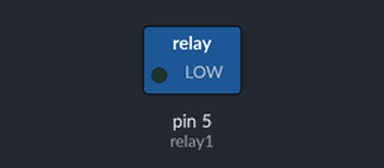
The sketch below on a simulated Arduino Uno, built with avr-gcc and run on an emulated ATmega328P. Shown: switched loads named in the sketch (green lamp = pin HIGH). Dashed ring = blinking.

Above: at 0.5 s.
Timing chart, 0 to 4.6 s (numbered marks = the images above):
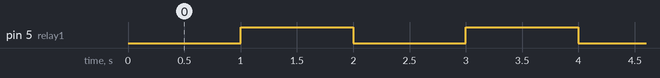

The sketch:

relaytest.ino
```cpp
#define relay1 5

void setup(){
  pinMode(relay1, OUTPUT);
}

void loop(){
  digitalWrite(relay1, LOW);
  delay(1000);
  digitalWrite(relay1, HIGH);
  delay(1000);
}
```

Measured:
- by itself, pin 5 (relay1): alternates HIGH for 1.0 s and LOW for 1.0 s
